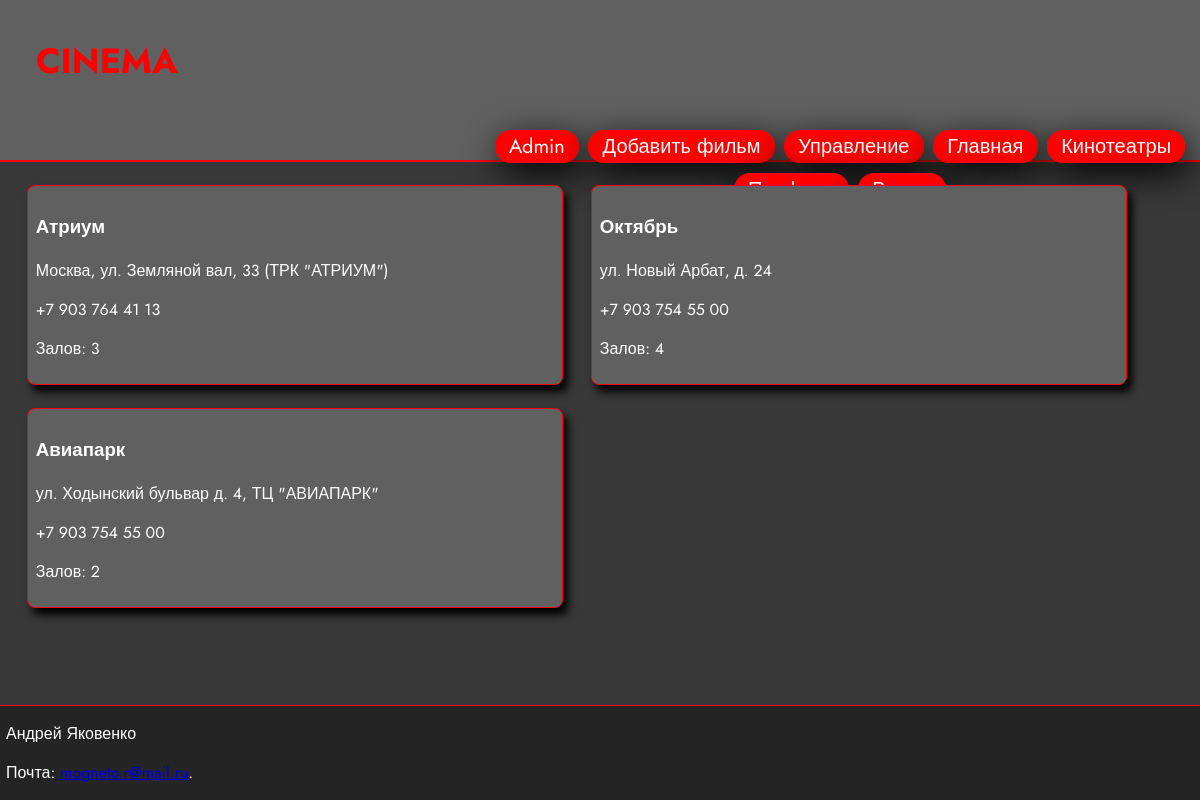
Page /cinemas (signed in) on the committed database.
### card/models.py (models this page shows, shortened)
class Cinema(models.Model):
    id = models.IntegerField(primary_key=True)
    name = models.CharField(max_length=60)
    address = models.CharField(max_length=100)
    phone = models.CharField(max_length=20)
    number_halls = models.IntegerField(null=True)
    fk_cinema_halls	= models.ManyToManyField('Hall')

### card/views.py (the view)
# urls.py: path('cinemas', views.cinemas, name='cinemas'),
@login_required(login_url='login')
def cinemas(request):
    cinemas = Cinema.objects.all()
    screening = Screening.objects.all()
    return render(request, 'card/cinemas.html', {'cinemas': cinemas, 'screening': screening})

### card/templates/card/cinemas.html
{% extends "card/base.html" %}
{% block content %}
    <div id='conteiner_cinema'>
        {% for cinema in cinemas %}
            <a id='cinema_card' class='ticket_a' href="{% url 'cinema_detal' pk=cinema.pk %}" >
                <div class='cinema_div' id='cinema_card_div'>
                    <h3>{{cinema.name}}</h3>
                    <p>{{cinema.address}}</p>
                    <p>{{cinema.phone}}</p>
                    <p>Залов: {{cinema.number_halls}}</p>
                </div>
            </a>
        {% endfor %}
    </div>
{% endblock %}

### card/templates/card/base.html (shortened to what this page needs)
{% load static %}
<html lang="en">
<head>
    <link rel='stylesheet' href={% static "css/base.css" %}>
</head>
<body>
    <header id='header'>
        <h3>CINEMA</h3>
        {% if user.is_authenticated %}
            <div id='button_base'>
                {% if user.is_superuser %}
                    <a class='a_base' id='admin' href="/admin">Admin</a>
                    <a class='a_base' id='add_move' href="{% url 'add_move' %}" >Добавить фильм</a>
                {% endif %}
                <a class='a_base' id='add_move' href="{% url 'manage_page' %}" >Управление</a>{% comment %}  {% endcomment %}
                <a class='a_base' id='main_list' href="{% url 'main_list' %}" >Главная</a>
                <a class='a_base' href="{% url 'cinemas' %}" >Кинотеатры</a>
                <a class='a_base' href="{% url 'profile' %}" >Профиль</a>
                <a class='a_base' id='logout' href="{% url 'logout' %}">Выход</a>
            </div>
        {% else %}
            <div id='button_base'>
                <a class='a_base' id='main_list' href="{% url 'main_list' %}" >Главная</a>
                <a class='a_base' id='login' href="{% url 'login' %}">Вход</a>
                <a class='a_base' href="{% url 'register'%}">Регистрация</a>
            </div>
        {% endif %}
    </header>
    {% block content %}
    {% endblock %}
    <br><br><br>
    <footer id="footer">
        <p>Андрей Яковенко</p>
        <p>Почта: <a href="mailto:mogneto.r@mail.ru">mogneto.r@mail.ru</a>.</p>
    </footer>
</body>
</html>

### card/static/css/base.css (style rules this page uses)
body { min-height: 100vh; width: 100%; margin: 0 auto; display: flex; flex-direction: column; background-color: #383838; color: #fff; font-family: 'Jost', sans-serif; }
#header { height: 20%; background-color: rgba(255, 255, 255, 0.2); margin: 0; border-bottom: solid 2px #ff0000; color: #ff0000; font-size: 30px; }
#header h3 { margin-left: 3%; }
#header a { padding-left: 2%; padding-right: 2%; padding-top: 0.3%; padding-bottom: 0.3%; color: #fff; background-color: #ff0000; border-radius: 16px; text-decoration: none; font-size: 20px; transition-duration: 0.3s; transition-property: all; }
#button_base { height: 30%; width: 60%; float: right; text-align: center; margin-left: 58%; }
.a_base { box-shadow: 5px 10px 35px black; }
.cinema_div { width: 96%; background-color: #606060; border-radius: 8px; border: 0.1px solid rgb(255, 0, 0); margin-top: 1%; margin-left: 0.5%; box-shadow: 5px 7px 8px black; padding: 1%; }
.ticket_a { text-decoration: none; color: #fff; }
#conteiner_cinema { display: flex; flex-wrap: wrap; }
#cinema_card { width: 45%; margin-left: 2%; margin-top: 1.5%; transition-duration: 0.3s; transition-property: all; }
#cinema_card_div { padding: 1.5%; }
#footer { width: 99.5%; background-color: #242424; padding-left: 0.5%; border-top: 1px solid rgb(255, 0, 0); margin-top: auto; }

### rows in the picture
Cinema: name "Атриум", address "Москва, ул. Земляной вал, 33 (ТРК \"АТРИУМ\")", phone "+7 903 764 41 13", number_halls "3"
Cinema: name "Октябрь", address "ул. Новый Арбат, д. 24", phone "+7 903 754 55 00", number_halls "4"
Cinema: name "Авиапарк", address "ул. Ходынский бульвар д. 4, ТЦ \"АВИАПАРК\"", phone "+7 903 754 55 00", number_halls "2"
